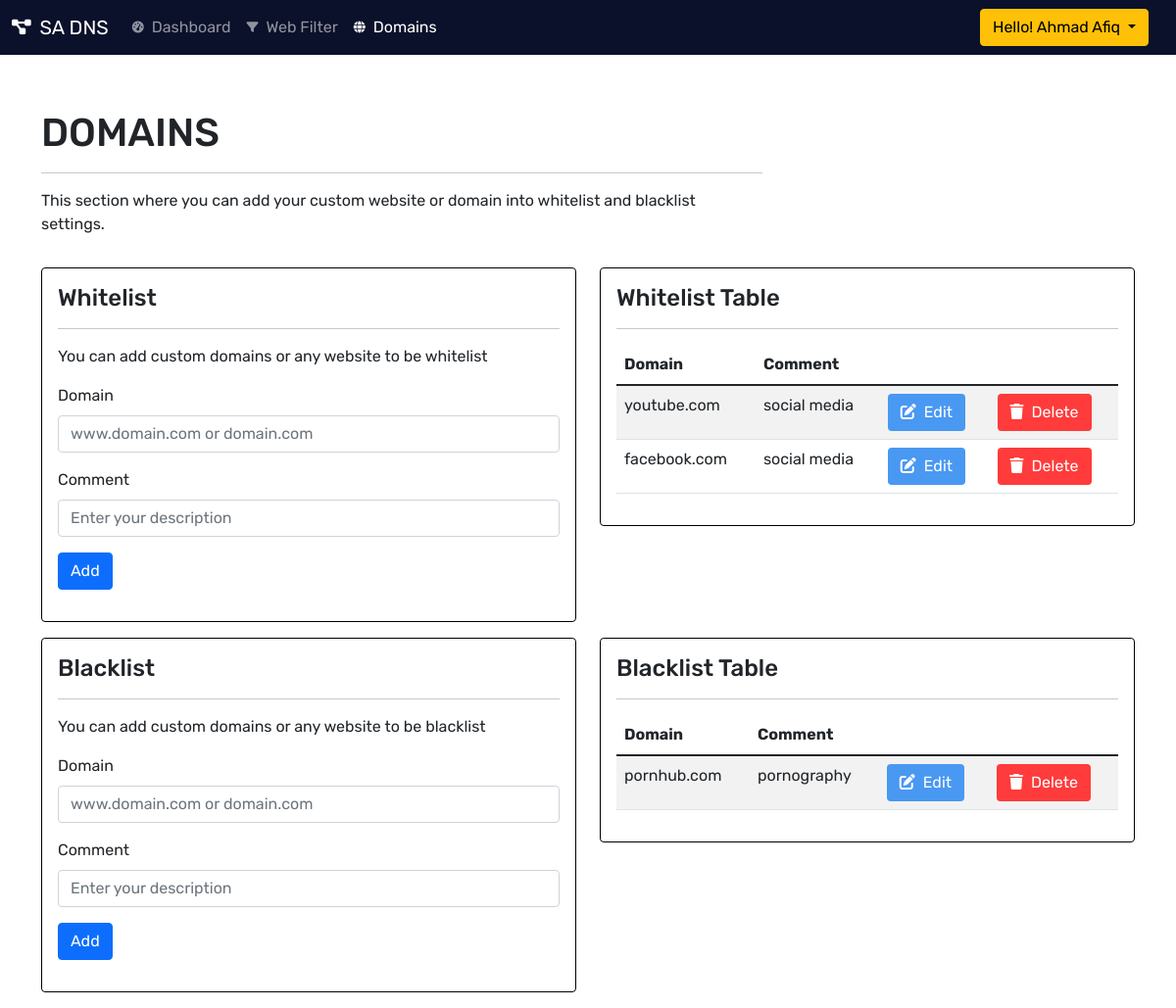
The app's page /dashboard/domains/ (signed in) with its own data.
### dashboard/models.py (models this page shows, shortened)
class Whitelist(models.Model):
    id = models.UUIDField(
        default=uuid.uuid4, unique=True, primary_key=True, editable=False
    )
    owner = models.ForeignKey(Profile,on_delete=models.CASCADE, null=True, blank=True)
    wl_domain = models.CharField(max_length=500)
    wl_comment = models.TextField(null=True, blank=True)
    created = models.DateTimeField(auto_now_add=True)

class Blacklist(models.Model):
    id = models.UUIDField(
        default=uuid.uuid4, unique=True, primary_key=True, editable=False
    )
    owner = models.ForeignKey(Profile,on_delete=models.CASCADE, null=True, blank=True)
    bl_domain = models.CharField(max_length=500)
    bl_comment = models.TextField(null=True, blank=True)
    created = models.DateTimeField(auto_now_add=True)

### dashboard/views.py (the view, shortened to what this page needs)
# urls.py: path('domains/', views.domains),
@login_required(login_url="login")
def domains(request):
    profile = request.user.profile
    name = request.user.first_name
    form_whitelist = WhitelistForm(instance=profile)
    form_blacklist = BlacklistForm(instance=profile)
    domain_whitelist = profile.whitelist_set.all()
    domain_blacklist = profile.blacklist_set.all()
    context = {
        'domain_whitelist' : domain_whitelist,
        'domain_blacklist' : domain_blacklist,
        'name' : name,
    }
    return render(request, 'dashboard/domains.html', context)

### dashboard/templates/dashboard/domains.html (shortened to what this page needs)
{% include 'main-dashboard.html' %}
{% block content %}
<nav class="navbar navbar-expand-md navbar-dark">
<div class="container-fluid">
    <a class="navbar-brand" href="{% url 'home' %}">
        <i class="me-1 fas fa-project-diagram fa-sm"></i> SA DNS
    </a>
    <div class="collapse navbar-collapse" id="navbarCollapse">
        <ul class="navbar-nav me-auto mb-2 mb-md-0">
            <li class="nav-item">
                <a class="nav-link" aria-current="page" href="{% url 'dashboard' %}">
                    <i class="me-2 fas fa-tachometer-alt fa-xs"></i>Dashboard
                </a>
            </li>
            <li class="nav-item">
                <a class="nav-link" aria-current="page" href="{% url 'webfilter' %}">
                    <i class="me-2 fas fa-filter fa-xs"></i>Web Filter
                </a>
            </li>
            <li class="nav-item">
                <a class="nav-link active" aria-current="page" href="{% url 'domains' %}">
                    <i class="me-2 fas fa-globe fa-xs"></i>Domains
                </a>
            </li>
        </ul>
        <div class="dropdown me-3">
            <button class="btn btn-warning dropdown-toggle" type="button" id="dropdownMenuButton1" data-bs-toggle="dropdown" aria-expanded="false">
                Hello! {{name}}
            </button>
        </div>
    </div>
</div>
</nav>
<main>
<div class="container mt-2">
    <div class="row mb-3 pt-5">
        <div class="col-md-8">
            <div class="">
                <h1>DOMAINS</h1>
                <hr>
                <p>This section where you can add your custom website or domain into whitelist and blacklist settings.</p>
            </div>
        </div>
    </div>
</div>
<div class="container">
    <div class="row mb-3">
        <div class="col-md-6">
            <div class="card">
                <div class="card-body">
                    <h4 class="card-title">Whitelist</h4>
                    <hr>
                    <p class="card-text">
                        You can add custom domains or any website to be whitelist
                    </p>
                    <form action="{% url 'domains' %}" method="POST">
                        <div class="mb-3">
                            <label for="formGroupExampleInput" class="form-label">Domain</label>
                            <input type="text" class="form-control" name="wl_domain" id="formGroupExampleInput" placeholder="www.domain.com or domain.com">
                        </div>
                        <div class="mb-3">
                            <label for="formGroupExampleInput2" class="form-label">Comment</label>
                            <input type="text" class="form-control" name="wl_comment" id="formGroupExampleInput2" placeholder="Enter your description">
                        </div>
                        <button type="submit" name="button1" class="btn btn-primary mb-3">Add</button>
                    </form>
                </div>
            </div>
        </div>
        <div class="col-md-6">
            <div class="card">
                <div class="card-body table-responsive">
                    <h4 class="card-title">Whitelist Table</h4>
                    <hr>
                    <table id="whitelist" class="table table-striped" style="width:100%">
                        <thead>
                            <tr>
                                <th>Domain</th>
                                <th>Comment</th>
                                <th></th>
                                <th></th>
                            </tr>
                        </thead>
                        <tbody>
                            {% for x in domain_whitelist %}
                            <tr>
                                <td>{{ x.wl_domain }}</td>
                                <td>{{ x.wl_comment }}</td>
                                <td>
                                    <a href="{% url 'edit_wdomain' x.id %}">
                                        <button class="btn btn-edit text-white">
                                            <i class="fas fa-edit me-2"></i>Edit
                                        </button>
                                    </a>
                                </td>
                                <td>
                                    <a href="{% url 'delete_wdomain' x.id %}">
                                        <button class="btn btn-delete text-white">
                                        <i class="fas fa-trash me-2"></i>Delete
                                    </button>
                                    </a>
                                </td>
                            </tr>
                            {% endfor %}
                        </tbody>
                    </table>
                </div>
            </div>
        </div>
    </div>
</div>
<div class="container">
    <div class="row mb-3">
        <div class="col-md-6">
            <div class="card">
                <div class="card-body">
                    <h4 class="card-title">Blacklist</h4>
                    <hr>
                    <p class="card-text">
                        You can add custom domains or any website to be blacklist
                    </p>
                    <form action="{% url 'domains' %}" method="POST">
                        <div class="mb-3">
                            <label for="formGroupExampleInput" class="form-label">Domain</label>
                            <input type="text" class="form-control" name="bl_domain" id="formGroupExampleInput" placeholder="www.domain.com or domain.com">
                        </div>
                        <div class="mb-3">
                            <label for="formGroupExampleInput2" class="form-label">Comment</label>
                            <input type="text" class="form-control" name="bl_comment" id="formGroupExampleInput2" placeholder="Enter your description">
                        </div>
                        <button type="submit" name="button2" class="btn btn-primary mb-3">Add</button>
                    </form>
                </div>
            </div>
        </div>
        <div class="col-md-6">
            <div class="card">
                <div class="card-body table-responsive">
                    <h4 class="card-title">Blacklist Table</h4>
                    <hr>
                    <table id="blacklist" class="table table-striped" style="width:100%">
                        <thead>
                            <tr>
                                <th>Domain</th>
                                <th>Comment</th>
                                <th></th>
                                <th></th>
                            </tr>
                        </thead>
                        <tbody>
                            {% for y in domain_blacklist %}
                            <tr>
                                <td>{{ y.bl_domain }}</td>
                                <td>{{ y.bl_comment }}</td>
                                <td>
                                    <a href="{% url 'edit_bdomain' y.id %}">
                                        <button class="btn btn-edit text-white">
                                            <i class="fas fa-edit me-2"></i>Edit
                                        </button>
                                    </a>
                                </td>
                                <td>
                                    <a href="{% url 'delete_bdomain' y.id %}">
                                        <button class="btn btn-delete text-white">
                                        <i class="fas fa-trash me-2"></i>Delete
                                    </button>
                                    </a>
                                </td>
                            </tr>
                            {% endfor %}
                        </tbody>
                    </table>
                </div>
            </div>
        </div>
    </div>
</div>
</main>
{% endblock content %}

### static/styles/style.css (style rules this page uses)
:root { --main-color: #0E345E; --color-dark: #0b112b; --text-main: #808E9E; --text-white: white; --backgroud-content: #4998F2; --sidebar-color: #0E345E; }
* { padding: 0; margin: 0; box-sizing: border-box; list-style-type: none; text-decoration: none; font-family: 'Rubik', sans-serif; }
html { scroll-behavior: smooth; }
main { background: white; }
.nav-link { color: white; }
.btn-edit { background: var(--backgroud-content); }
.btn-delete { background: #ff3b3b; }
.navbar { background: var(--color-dark); }
.table-responsive { width: 100%; overflow-x: auto; }
.card { border: 1px solid black; }
.dropdown-toggle { outline: 0; }

### records on screen
Whitelist: wl_domain "youtube.com", wl_comment "social media"
Whitelist: wl_domain "facebook.com", wl_comment "social media"
Blacklist: bl_domain "pornhub.com", bl_comment "pornography"

### other values on screen
{{ name }} "Ahmad Afiq"
